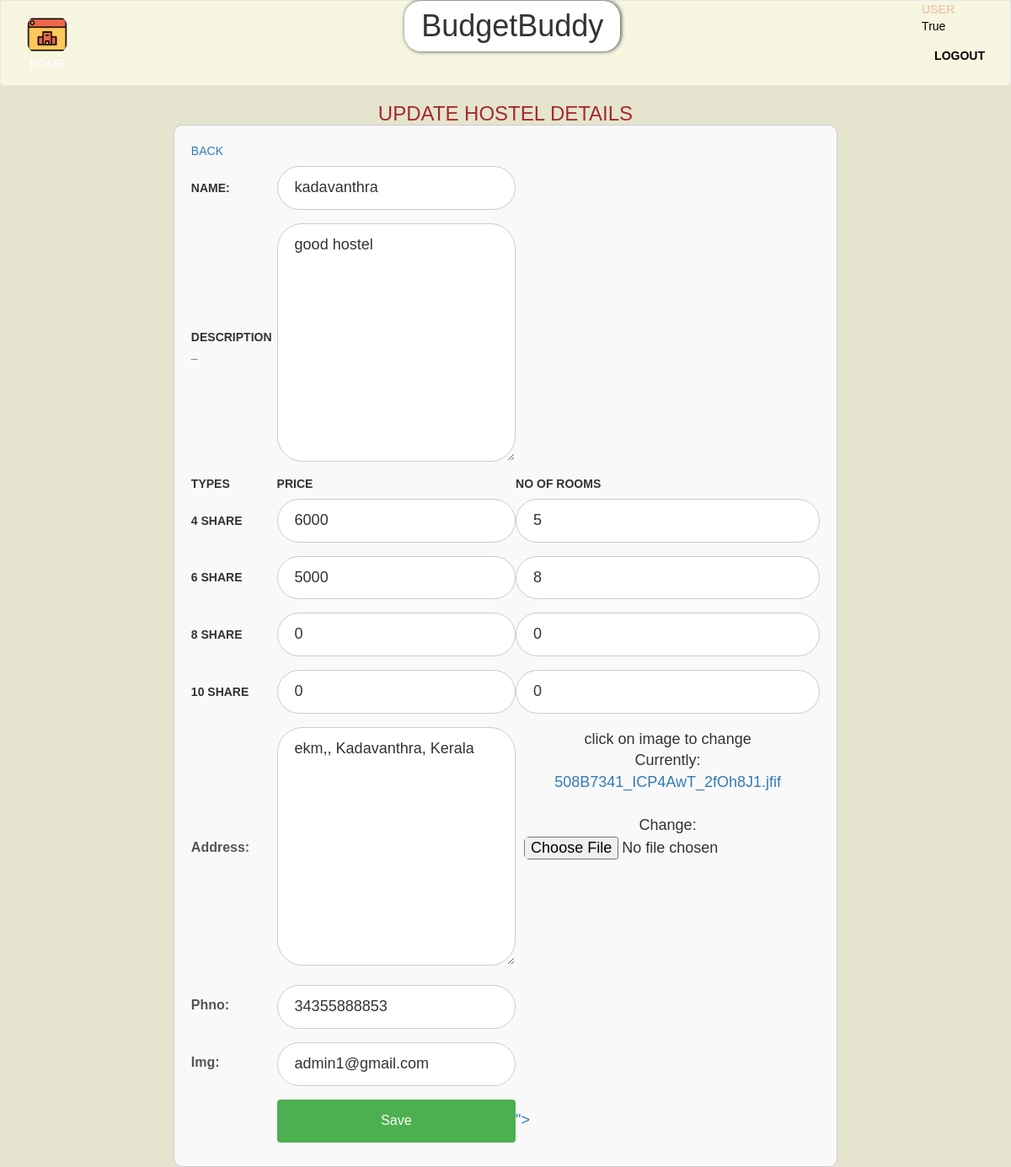
The app's page /a1/hostel_update/1 (signed in) with its own data.
### app1/models.py (models this page shows, shortened)
class hostels(models.Model):
    h_id=models.IntegerField(primary_key=True,blank=True)
    price4=models.IntegerField()
    price6=models.IntegerField()
    price8=models.IntegerField()
    price10=models.IntegerField()
    name=models.CharField(max_length=20)
    desc=models.TextField(max_length=400)
    rating=models.FloatField(blank=True,null=True)
    share4=models.IntegerField()
    share6=models.IntegerField()
    share8=models.IntegerField()
    share10=models.IntegerField()
    address=models.TextField(max_length=50)
    phno=models.IntegerField()
    img=models.FileField(null=True)
    gmail=models.EmailField()

### app1/views.py (the view)
# urls.py: path('hostel_update/<int:h_id>',views.hostel_update,name='hostel_update'),
def hostel_update(request, h_id):
    data = get_object_or_404(hostels, h_id=h_id)
    if request.method == 'POST':
        form = EditForm(request.POST, request.FILES, instance=data)
        if form.is_valid():
            form.save()
            return render(request,'app1/updatesucces.html')
    else:
        print('invalid')
        form = EditForm(instance=data)
        para={'login':request.session['login'],'user':request.session['user'],'form': form, 'data': data}
    return render(request, 'app1/hostel_update.html', para)

### app1/forms.py
class EditForm(forms.ModelForm):
    class Meta:
        model = hostels
        fields = ['price4', 'price6', 'price8', 'price10', 'name', 'desc', 'rating', 'share4', 'share6', 'share8', 'share10', 'address', 'phno', 'img', 'gmail']
        widgets = {'img': forms.ClearableFileInput()}

### template/app1/hostel_update.html (shortened to what this page needs)
{% extends 'app1/base2.html' %}
{% block base %}
{% load static %}
<link rel="stylesheet" href="{% static 'css/admin_page.css' %}">
<link rel="stylesheet" href="{% static 'css/hosteladdAI.css' %}">
<body>
<div class="hostel1" style="justify-self:center">
    <center><h3 style="color:brown;">UPDATE HOSTEL DETAILS</h3></center>
    <form method="POST" class="signin-form" enctype="multipart/form-data">
      <a href="\a1/admin_hostel">BACK</a>
      <table>
        <tr>
          <th>NAME:</th>
          <td>{{form.name}}</td>
        </tr>
        <tr>
          <th>DESCRIPTION   _</th>
          <td>{{form.desc}}</td>
        </tr>
        <tr>
          <th>TYPES</th>
          <th>PRICE</th>
          <th>NO OF ROOMS</th>
        </tr>
        <tr>
          <TH>4 SHARE</TH>
          <td>{{form.price4}}</td>
          <td>{{form.share4}}</td>
        </tr>
        <tr>
          <th>6 SHARE</th>
          <td>{{form.price6}}</td>
          <td>{{form.share6}}</td>
        </tr>
        <tr>
          <th>8 SHARE</th>
          <td>{{form.price8}}</td>
          <td>{{form.share8}}</td>
        </tr>
        <tr>
          <th>10 SHARE</th>
          <td>{{form.price10}}</td>
          <td>{{form.share10}}</td>
        </tr>
        <tr>
          <td>
            <label for="id_address">Address:</label>
          </td>
          <td>{{form.address}}</td>
          <td class="grid" style="padding: 10px;">
            <div id="clicktochange">click on image to change</div>
            {{form.img}}
          </td>
        </tr>
        <tr>
          <td>
            <label for="id_phno">Phno:</label>
          </td>
          <td>
            {{form.phno}}
          </td>
          <td></td>
        </tr>
        <tr>
          <td>
            <label for="id_img">Img:</label>
          </td>
          <td>
            {{form.gmail}}
          </td>
          <td></td>
        </tr>
        <tr>
          <td></td>
          <td>
            <input type="submit" value="Save">
          </td>
          <td>
            <a href="/a/del_booking_single/{{form.name}}">
          </a>
          </td>
        </tr>
      </table>
    </form>
      </div>
{% endblock %}

### template/app1/base2.html (shortened to what this page needs)
<!DOCTYPE html>
<html lang="en">
<head>
  <link rel="stylesheet" href="https://maxcdn.bootstrapcdn.com/bootstrap/3.4.1/css/bootstrap.min.css">
{% load static %}
<link rel="stylesheet" href="{% static 'css/style.css' %}" type="text/css" media="all" />
<link rel="stylesheet" href="{% static 'css/base2.css' %}">
</head>
<body>
{% load static %}
<nav class="navbar navbar-default" id="align" style="background-color:  #f7f6e0;background-color: linear-gradient(90deg, rgba(238,174,202,1) 0%, rgb(255, 255, 255) 100%);">
  <div class="container-fluid">
    <ul class="nav navbar-nav">
      {% if user %}
      <li id="home"><a onclick="homee('{{user}}')"><img id="icon" src="{% static 'images/navicon.png' %}" alt=""><center style="color:#ffffff ;">HOME</center></a></li>
      {% endif %}
    </ul>
<div id="log"><center><h1 id="heading" style="position:absolute;left:40%;font-family: 'Gill Sans', 'Gill Sans MT', Calibri, 'Trebuchet MS', sans-serif;">BudgetBuddy</h1></center>
      <ul class="nav navbar-nav" id="fl">
        {% if user %}<li id="user" style="color: hsla(15, 91%, 38%, 0.196);font-weight:600">{{user}}</li>{% endif %}<br>
        {% if login %} <li style="color: #000000;" id="user-admin">{{login}}<a href="\a1/logout"><center><strong style="color: #000000;">LOGOUT</strong></center></a></li>
        {% else %} <li ><a href="userreg"><center><strong style="color: #000000;">LOGIN/SIGNUP</strong></center></a></li>
        {% endif %}
      </ul>
    </div>
  </div>
</nav>
{% block base %}
{% endblock base %}
</body>
</html>

### static/css/style.css (style rules this page uses)
html { scroll-behavior: smooth; }
body, html { margin: 0; padding: 0; font-family: 'Hind', sans-serif; }
* { box-sizing: border-box; }
button, input, select { outline: none; font-family: 'Hind', sans-serif; }
a { text-decoration: none; }
img { max-width: 100%; border-radius: 20px; }
ul { margin: 0; padding: 0 }
h1, h2, h3, h4, h5, h6, p { margin: 0; padding: 0 }
.btn, button, .actionbg, input,textarea { border-radius:6px; -webkit-border-radius:6px; -moz-border-radius:6px; -o-border-radius:6px; -ms-border-radius:6px; }
body { display: grid;place-items: center;margin: 0rem;margin-top: 0rem; }
.navbar { width: 100%; }
.grid { display: grid;place-items: center; }
#UserTable th,td { font-size: large; }

### static/css/hosteladdAI.css (style rules this page uses)
.signin-form { width: 80%; margin: 0 auto; padding: 20px; border: 1px solid #ccc; border-radius: 10px; background-color: #f9f9f9; }
.signin-form input[type="text"], .signin-form input[type="number"], .signin-form input[type="email"], .signin-form textarea { width: 100%; padding: 12px 20px; margin: 8px 0; box-sizing: border-box; border: 1px solid #ccc; border-radius: 30px; background-color: #fff; }
.signin-form label { font-size: 16px; color: #555; }
.signin-form input[type="submit"] { width: 100%; background-color: #4CAF50; color: white; padding: 14px 20px; margin: 8px 0; border: none; border-radius: 4px; cursor: pointer; font-size: 16px; }

### template/app1/base2.html (style rules this page uses)
body { background-color:#e5e4cf ; background-color: linear-gradient(90deg, rgba(2,0,36,1) 0%, rgba(17,17,150,1) 35%, rgba(0,212,255,1) 100%); }
#icon { width: 5rem; }
body { margin: 0rem; }
#fl { float: right;bottom: 400px; }
#heading { background-color: #fff; border-radius: 20px; box-shadow: 1px 0px 5px #333; padding: 10px 20px; }

### records on screen
hostels: name "kadavanthra", desc "good hostel", price4 "6000", share4 "5", price6 "5000", share6 "8", price8 "0", share8 "0", price10 "0", share10 "0", address "ekm,, Kadavanthra, Kerala", phno "34355888853", gmail "admin1@gmail.com"

### other values on screen
{{ user }} "USER"
{{ login }} "True"
